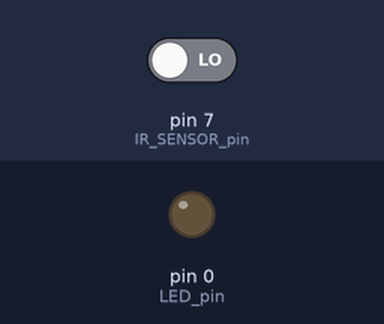
A sketch run on a simulated Arduino Uno, built with avr-gcc and run on an emulated ATmega328P. On the bench: output pins drawn as LEDs (lit = HIGH). The test bench sets the inputs (shaded band); at power-on: pin 7 (IR_SENSOR_pin) LOW.

Above: at 1.2 s.
1.3 s: pin 7 (IR_SENSOR_pin) driven HIGH
At 2.5 s:
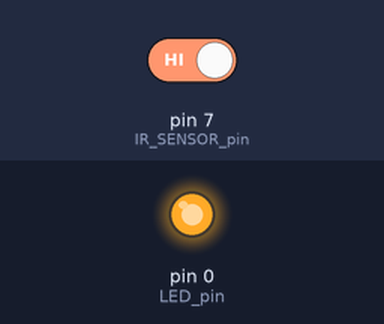
2.8 s: pin 7 (IR_SENSOR_pin) driven LOW
At 3.8 s:
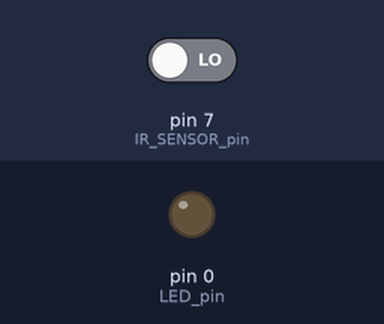
Timing chart, 0 to 5.8 s (numbered marks = the images above; inputs shaded):
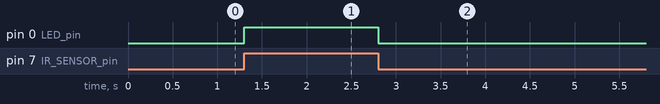

Measured:
- after the input at 1.3 s, pin 0 (LED_pin): LOW → HIGH at once
- after the input at 2.8 s, pin 0 (LED_pin): HIGH → LOW at once

The sketch:

sketch_oct18a.ino
```cpp
const int IR_SENSOR_pin= 7;
const int LED_pin= 0;
void setup() {
  // put your setup code here, to run once:
pinMode(IR_SENSOR_pin, INPUT);
pinMode(LED_pin, OUTPUT);
}

void loop() {
  // put your main code here, to run repeatedly:
if (digitalRead(IR_SENSOR_pin)==HIGH){
  digitalWrite(LED_pin, HIGH);
} else {
  digitalWrite(LED_pin, LOW);
}
}
```
